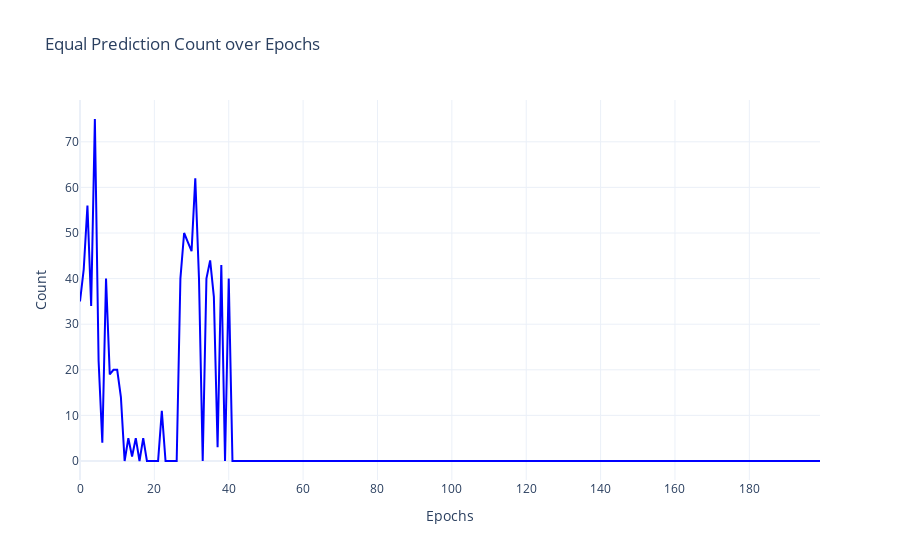

The code cell stored with this chart in its notebook:
### Code cell
# Function to plot beta values using Matplotlib
def plot_equal_prediction_values(equal_prediction_values, num_epochs, save_path=None):
    plt.figure(figsize=(14, 6))
    plt.plot(range(num_epochs), equal_prediction_values, label='Equal Prediction Count', color='blue')
    plt.xlabel('Epochs')
    plt.ylabel('Count')
    plt.title('Equal Prediction Count over Epochs')
    plt.grid(True)
    plt.legend()
    plt.tight_layout()
    if save_path:
        plt.savefig(save_path, dpi=600)
    plt.close()
# Function to plot no prediction and equal prediction values using Plotly
def plot_interactive_equal_prediction_values(equal_prediction_values, num_epochs, save_path=None):
    fig = go.Figure()

    fig.add_trace(go.Scatter(
        x=list(range(num_epochs)),
        y=equal_prediction_values,
        mode='lines',
        name='Equal Prediction Count',
        line=dict(color='blue')
    ))

    fig.update_layout(
        title='Equal Prediction Count over Epochs',
        xaxis_title='Epochs',
        yaxis_title='Count',
        template='plotly_white',
        legend=dict(x=0, y=1, traceorder='normal')
    )

    fig.show()
    if save_path:
        pio.write_html(fig, file=save_path)
# Plot no prediction and equal prediction values
plot_equal_prediction_values(equal_prediction_values, num_epochs, save_path=os.path.join(unique_folder_name, 'equal_prediction_values.png'))
plot_interactive_equal_prediction_values(equal_prediction_values, num_epochs, save_path=os.path.join(unique_folder_name, 'interactive_equal_prediction_values.html'))

### Figure 1 — Plotly figure (JSON) as saved in the notebook; plotly's stock layout.template omitted (floating-point values rounded to 4 significant figures; data arrays with more than 128 entries replaced by an {"elided": "..."} marker saying what was removed)
{"data": [{"line": {"color": "blue"}, "mode": "lines", "name": "Equal Prediction Count", "type": "scatter", "x": {"elided": "200 int values"}, "y": {"elided": "200 int values"}}], "layout": {"legend": {"traceorder": "normal", "x": 0, "y": 1}, "title": {"text": "Equal Prediction Count over Epochs"}, "xaxis": {"title": {"text": "Epochs"}}, "yaxis": {"title": {"text": "Count"}}}}
